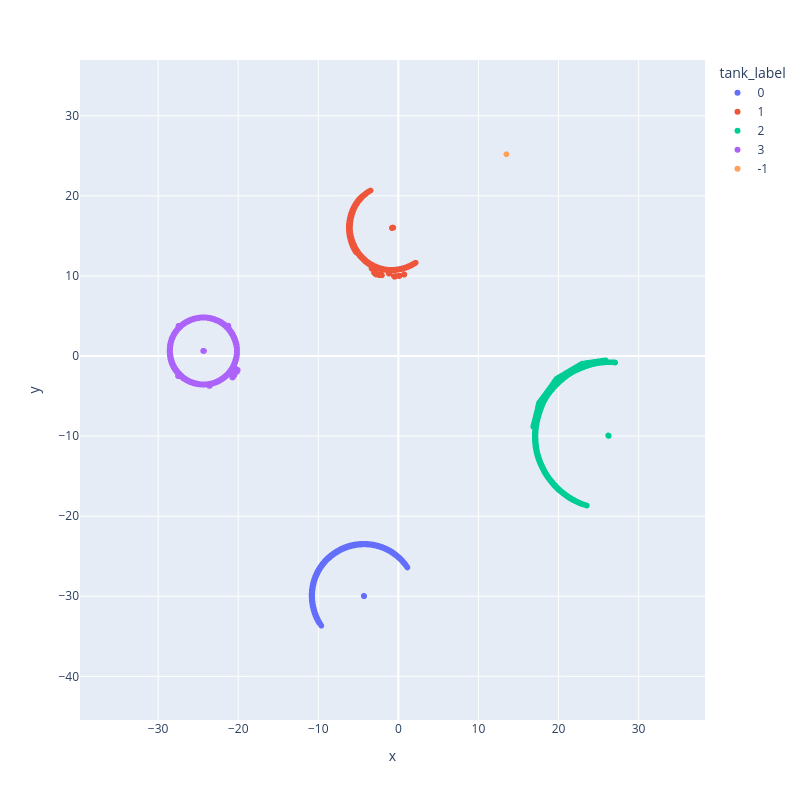

Notebook code for this chart:
### Markdown cell above
# Visual inspection

To identify group id that represents the target cylinder

### Code cell
fig = bundle.draw_cross_section()
fig.show()

### Figure 1 — Plotly figure (JSON) as saved in the notebook; plotly's stock layout.template omitted (floating-point values rounded to 4 significant figures; data arrays with more than 128 entries replaced by an {"elided": "..."} marker saying what was removed)
{"data": [{"hovertemplate": "tank_label=0<br>x=%{x}<br>y=%{y}<extra></extra>", "legendgroup": "0", "marker": {"color": "#636efa", "symbol": "circle"}, "mode": "markers", "name": "0", "showlegend": true, "type": "scattergl", "x": {"elided": "9081 float values"}, "xaxis": "x", "y": {"elided": "9081 float values"}, "yaxis": "y"}, {"hovertemplate": "tank_label=1<br>x=%{x}<br>y=%{y}<extra></extra>", "legendgroup": "1", "marker": {"color": "#EF553B", "symbol": "circle"}, "mode": "markers", "name": "1", "showlegend": true, "type": "scattergl", "x": {"elided": "11202 float values"}, "xaxis": "x", "y": {"elided": "11202 float values"}, "yaxis": "y"}, {"hovertemplate": "tank_label=2<br>x=%{x}<br>y=%{y}<extra></extra>", "legendgroup": "2", "marker": {"color": "#00cc96", "symbol": "circle"}, "mode": "markers", "name": "2", "showlegend": true, "type": "scattergl", "x": {"elided": "4703 float values"}, "xaxis": "x", "y": {"elided": "4703 float values"}, "yaxis": "y"}, {"hovertemplate": "tank_label=3<br>x=%{x}<br>y=%{y}<extra></extra>", "legendgroup": "3", "marker": {"color": "#ab63fa", "symbol": "circle"}, "mode": "markers", "name": "3", "showlegend": true, "type": "scattergl", "x": {"elided": "85235 float values"}, "xaxis": "x", "y": {"elided": "85235 float values"}, "yaxis": "y"}, {"hovertemplate": "tank_label=-1<br>x=%{x}<br>y=%{y}<extra></extra>", "legendgroup": "-1", "marker": {"color": "#FFA15A", "symbol": "circle"}, "mode": "markers", "name": "-1", "showlegend": true, "type": "scattergl", "x": [13.49], "xaxis": "x", "y": [25.19], "yaxis": "y"}], "layout": {"height": 800, "legend": {"title": {"text": "tank_label"}, "tracegroupgap": 0}, "margin": {"t": 60}, "title": {"text": ""}, "width": 800, "xaxis": {"anchor": "y", "domain": [0, 1], "range": [-39.68, 38.21], "title": {"text": "x"}}, "yaxis": {"anchor": "x", "domain": [0, 1], "range": [-45.46, 36.97], "scaleanchor": "x", "scaleratio": 1, "title": {"text": "y"}}}}
